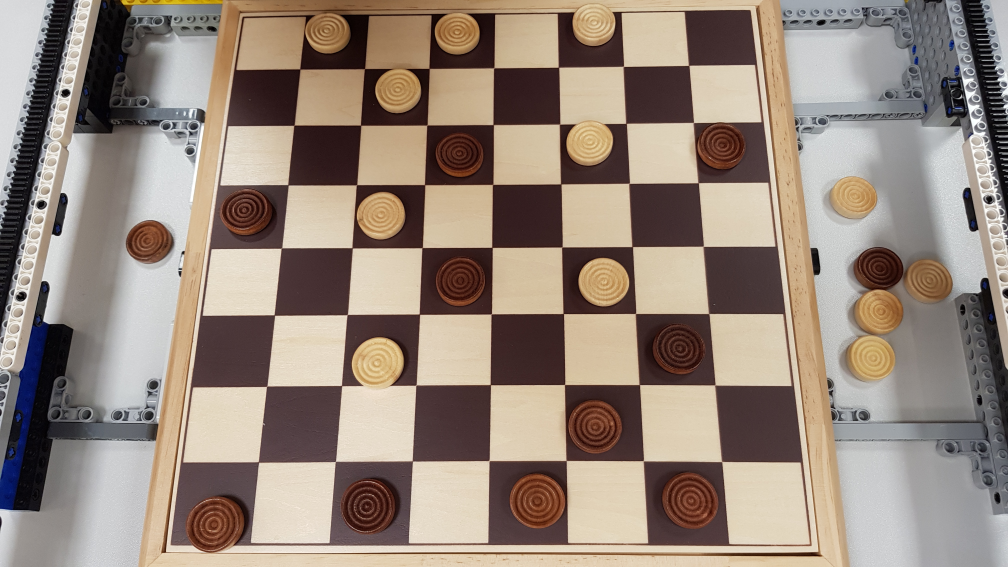
#> input picture data/20200228_181947.jpg, 4032 x 2268 px (shown at 1/4 size)
$ python Example_Mouse_Callback.py
#> lines starting #> are read from the running program, lines starting #| are printed output that depends on the picture
"""
Example Mouse Callback
@file           Example_Mouse_Callback.py
@description    This file contains an example of how to find the
                4 corner points of the chessboard manually
@author         callFEELD
@version        0.1
"""

# Imports
from src import board_detection as bd
import cv2


RESIZE_FACTOR = 6

file_name = "data/20200228_181947.jpg"

# read the image and make it smaller
image = cv2.imread(file_name)
#> image is the input picture: shape (2268, 4032, 3); mean B, G, R 123.9, 135.6, 150.6
image = cv2.resize(image, (int(4032/RESIZE_FACTOR), int(2268/RESIZE_FACTOR)))
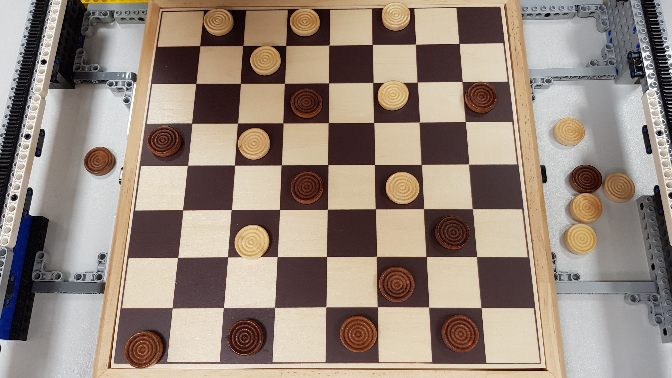
#> image: shape (378, 672, 3); mean B, G, R 124, 135.7, 150.7
cimage = image.copy()

fourpoints = []

# mouse callback function
def mouse_callback(event,x,y,flags,param):
    global fourpoints
    if event == cv2.EVENT_LBUTTONDOWN:
        if len(fourpoints) < 4:
            fourpoints.append([x, y])
        else:
            fourpoints = []
            fourpoints.append([x, y])
        print(x, y)
        print(fourpoints)

        if len(fourpoints) == 4:
            wrapped = bd.get_chessboard_perspective(cimage, fourpoints)
            cv2.imshow('Chessboard', wrapped)


# Show results
cv2.imshow('image', image)
cv2.namedWindow('image', cv2.WINDOW_NORMAL)
cv2.setMouseCallback('image', mouse_callback)


# De-allocate any associated memory usage
if cv2.waitKey(0) & 0xff == 27:
#> (key Esc is pressed here)
    cv2.destroyAllWindows()

$ run again, with data/20191113_134305.jpg copied over data/20200228_181947.jpg
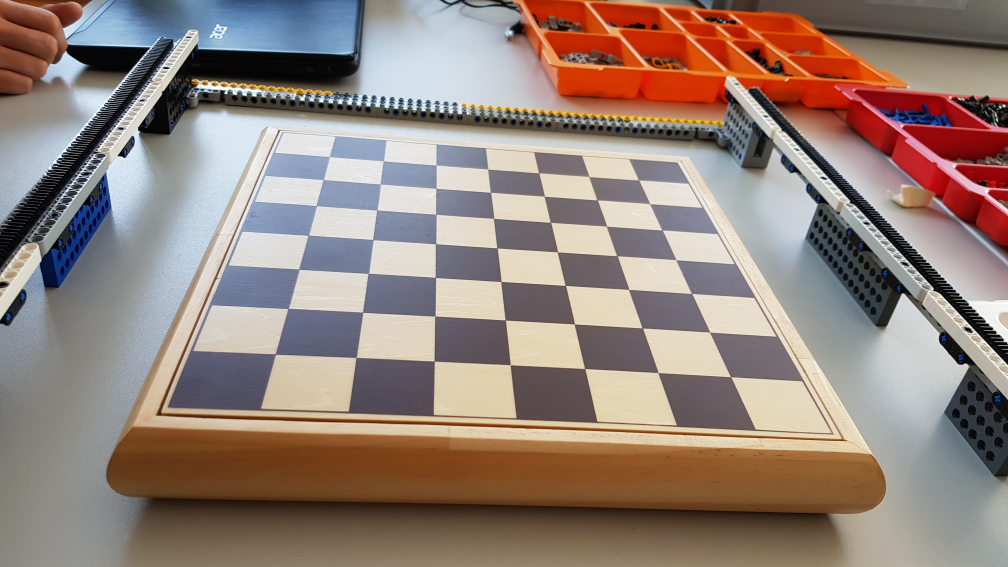
#> input picture data/20191113_134305.jpg, 4032 x 2268 px (shown at 1/4 size)
#> image is the input picture: shape (2268, 4032, 3); mean B, G, R 121.8, 130.2, 147.5
#> `image = cv2.resize(image, (int(4032/RESIZE_FACTOR), int(2268/RESIZE_FA..`:
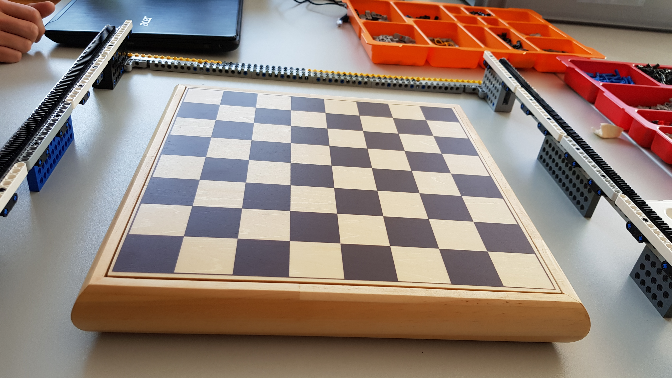
#> image: shape (378, 672, 3); mean B, G, R 121.9, 130.3, 147.7

$ run again, with data/20191113_134307.jpg copied over data/20200228_181947.jpg
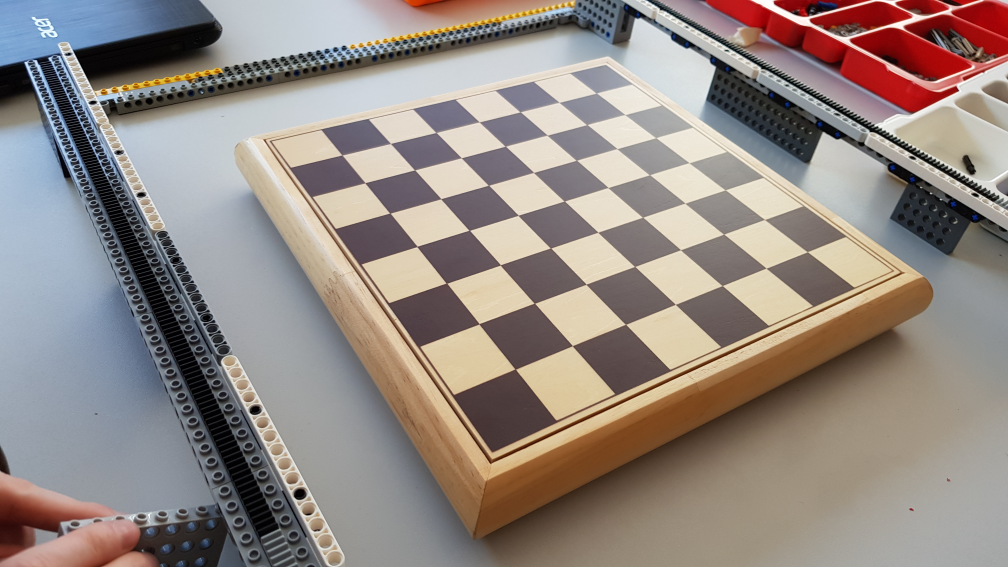
#> input picture data/20191113_134307.jpg, 4032 x 2268 px (shown at 1/4 size)
#> image is the input picture: shape (2268, 4032, 3); mean B, G, R 131.7, 137.2, 147.7
#> `image = cv2.resize(image, (int(4032/RESIZE_FACTOR), int(2268/RESIZE_FA..`:
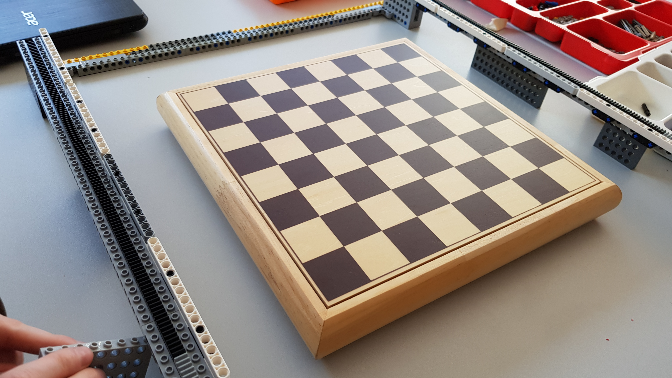
#> image: shape (378, 672, 3); mean B, G, R 131.8, 137.4, 147.8

$ run again, with data/20191113_134311.jpg copied over data/20200228_181947.jpg
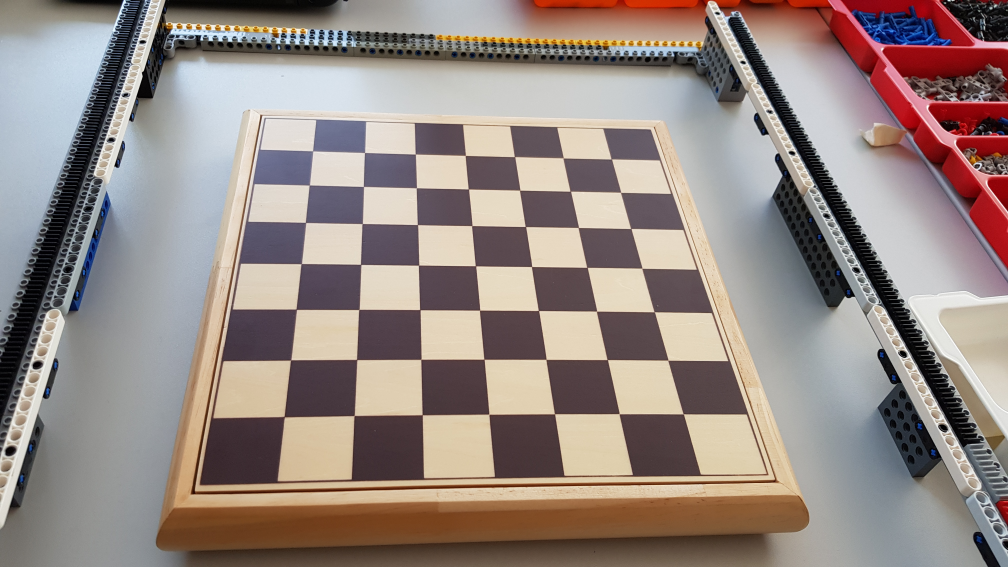
#> input picture data/20191113_134311.jpg, 4032 x 2268 px (shown at 1/4 size)
#> image is the input picture: shape (2268, 4032, 3); mean B, G, R 131.4, 136.7, 149.8
#> `image = cv2.resize(image, (int(4032/RESIZE_FACTOR), int(2268/RESIZE_FA..`:
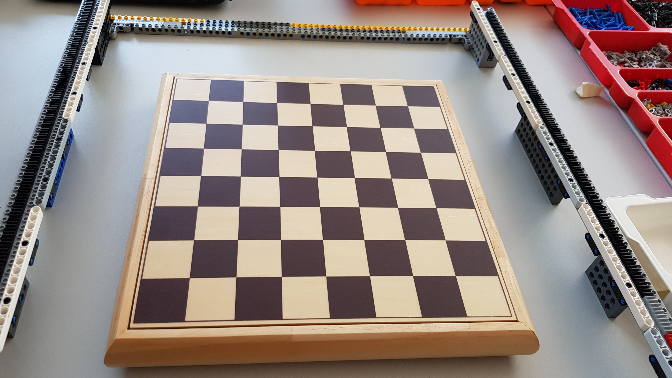
#> image: shape (378, 672, 3); mean B, G, R 131.5, 136.7, 149.9
